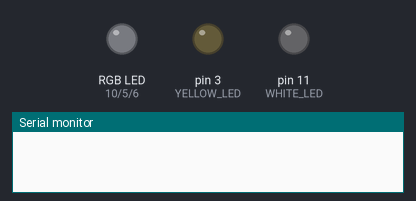
Simulated run of this sketch. Board: Arduino Uno, built with avr-gcc and run on an emulated ATmega328P. Shown: an RGB LED mixed from three pins (HIGH = lit), output pins drawn as LEDs (lit = HIGH), the last lines printed to the serial monitor. Dim RGB values are drawn brighter than linear.

Above: at 0.05 s.
At 12.85 s:
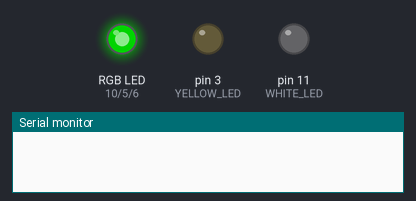
At 25.7 s:
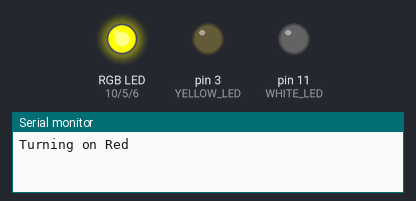
At 30.7 s:
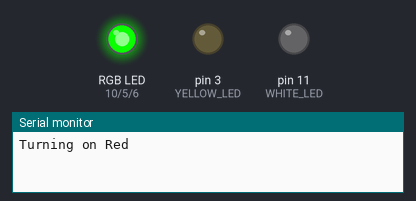
Timing chart, 0 to 40.0 s (numbered marks = the images above):
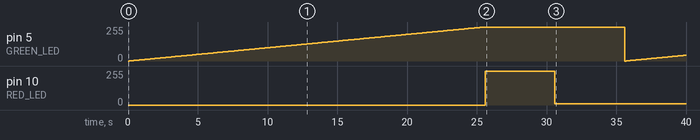

Measured:
- by itself, pin 10 (RED_LED): 0/255 → 255/255 at 25.6 s, → 10/255 5.0 s later
- by itself, pin 5 (GREEN_LED): 0/255 → 1/255 at 0.10 s, → 2/255 0.10 s later, → 3/255 0.10 s later, → 4/255 0.10 s later, … (299 changes in this stretch)

The sketch:

hue_strip_sandbox.ino
```cpp
#define YELLOW_LED 3
#define RED_LED 10
#define GREEN_LED 5
#define BLUE_LED 6
#define WHITE_LED 11

int yBright = 0;
int rBright = 0;
int gBright = 0;
int bBright = 0;
int wBright = 0;

void setup() {
  Serial.begin(115200);
  pinMode(YELLOW_LED, OUTPUT);
  pinMode(RED_LED, OUTPUT);
  pinMode(GREEN_LED, OUTPUT);
  pinMode(BLUE_LED, OUTPUT);
  pinMode(WHITE_LED, OUTPUT);
}

void loop() {

//Serial.println("Turning on Yellow");
//analogWrite(YELLOW_LED, 100);
//delay(5000);
//analogWrite(YELLOW_LED, 200);
//delay(5000);
for (int i=0; i<=255; i++) {
  analogWrite(GREEN_LED, i);
  delay(100);
}
Serial.println("Turning on Red");
analogWrite(RED_LED, 255);
delay(5000);
analogWrite(RED_LED, 10);
delay(5000);

//Serial.println("Turning on Green");
//analogWrite(GREEN_LED, 100);
//delay(1000);
//analogWrite(GREEN_LED, 0);

//Serial.println("Turning on Blue");
//analogWrite(BLUE_LED, 100);
//delay(1000);
//analogWrite(BLUE_LED, 0);

//Serial.println("Turning on White");
//analogWrite(WHITE_LED, 200);
//delay(5000);
//analogWrite(WHITE_LED, 100);
//delay(5000);

}
```
